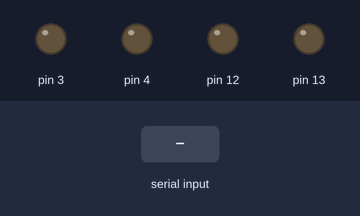
The sketch below on a simulated Arduino Uno, built with avr-gcc and run on an emulated ATmega328P. On the bench: output pins drawn as LEDs (lit = HIGH). The inputs (shaded band) are chosen by the test bench.

Above: at 1.2 s.
1.3 s: "90 45 200\n" received over Serial
At 2.1 s:
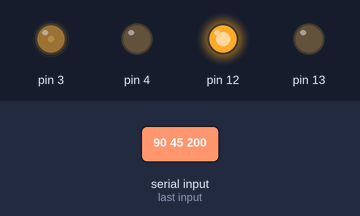
2.8 s: "30 150 10\n" received over Serial
At 3.2 s:
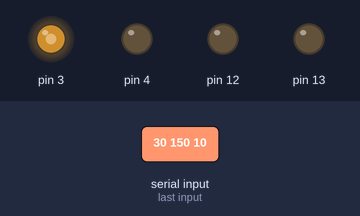
4.3 s: "1 90 45\n" received over Serial
At 5.5 s:
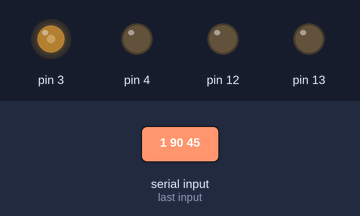
Timing chart, 0 to 7.3 s (numbered marks = the images above; inputs shaded):
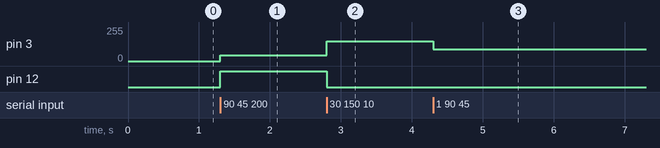

The sketch:

MEGA_pwmexcel3motor2.ino
```cpp
int p1 = 0;
int p2 = 0;
int p3 = 0;

String dataString = "";

void setup() {
  Serial.begin(115200);

  pinMode(4, OUTPUT);
  pinMode(3, OUTPUT);
  pinMode(13, OUTPUT);
}

void loop() {

  // Tunggu satu baris lengkap dari Python (akhiran \n)
  if (Serial.available()) {

    dataString = Serial.readStringUntil('\n');
    dataString.trim();  // hapus spasi / CR

    int space1 = dataString.indexOf(' ');
    int space2 = dataString.indexOf(' ', space1 + 1);

    if (space1 > 0 && space2 > space1) {

      p1 = dataString.substring(0, space1).toInt();
      p2 = dataString.substring(space1 + 1, space2).toInt();
      p3 = dataString.substring(space2 + 1).toInt();

      p1 = constrain(p1, 0, 255);
      p2 = constrain(p2, 0, 255);
      p3 = constrain(p3, 0, 255);

      analogWrite(4, p1);
      analogWrite(3, p2);
      analogWrite(12, p3);
    }
  }
}
```

Measured:
- after the input at 1.3 s, pin 3: 0/255 → 45/255 at once; pin 12: LOW → HIGH at once
- after the input at 2.8 s, pin 3: 45/255 → 150/255 at once; pin 12: HIGH → LOW at once
- after the input at 4.3 s, pin 3: 150/255 → 90/255 at once
